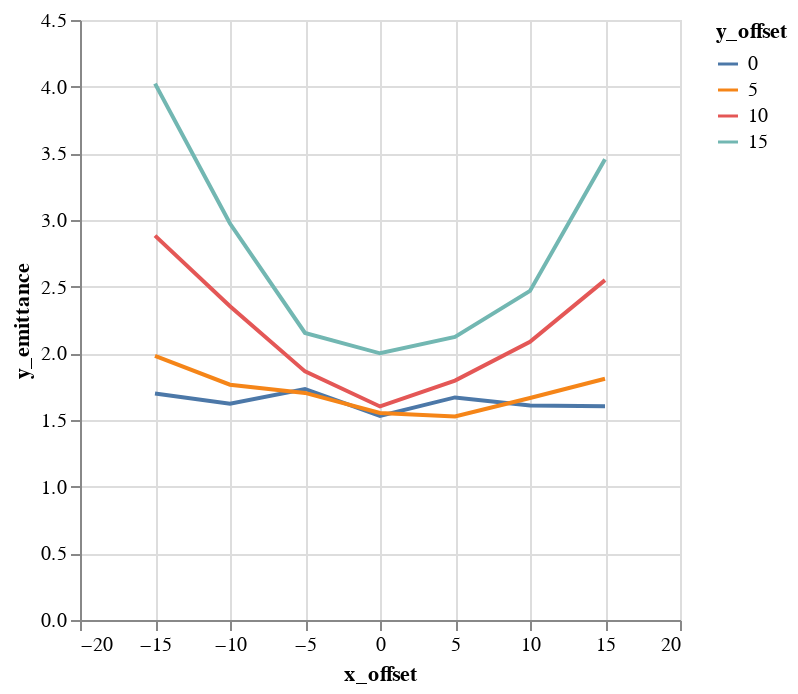

Notebook cell for this chart:
### Code cell
alt.Chart(emit_df).mark_line().encode(
    color='y_offset:N',
    x='x_offset',
    y='y_emittance',
)

### Figure 1 — Vega-Lite specification as saved in the notebook (floating-point values rounded to 4 significant figures)
{"$schema": "https://vega.github.io/schema/vega-lite/v1.2.1.json", "data": {"values": [{"losses": 0, "relbeta": 0.002314, "sourceID": 16777222, "sourceName": "x_-15_y_0", "x_emittance": 1.673, "x_emittance_rel": 1.032, "x_norm_emittance": 0.003871, "x_offset": -15, "y_emittance": 1.699, "y_emittance_rel": 1.081, "y_norm_emittance": 0.003933, "y_offset": 0}, {"losses": 0, "relbeta": 0.002314, "sourceID": 16777229, "sourceName": "x_-15_y_5", "x_emittance": 2.055, "x_emittance_rel": 1.29, "x_norm_emittance": 0.004756, "x_offset": -15, "y_emittance": 1.981, "y_emittance_rel": 1.243, "y_norm_emittance": 0.004584, "y_offset": 5}, {"losses": 0, "relbeta": 0.002314, "sourceID": 16777236, "sourceName": "x_-15_y_10", "x_emittance": 2.846, "x_emittance_rel": 1.76, "x_norm_emittance": 0.006586, "x_offset": -15, "y_emittance": 2.883, "y_emittance_rel": 1.806, "y_norm_emittance": 0.006671, "y_offset": 10}, {"losses": 0, "relbeta": 0.002314, "sourceID": 16777243, "sourceName": "x_-15_y_15", "x_emittance": 3.896, "x_emittance_rel": 2.331, "x_norm_emittance": 0.009015, "x_offset": -15, "y_emittance": 4.023, "y_emittance_rel": 2.421, "y_norm_emittance": 0.009307, "y_offset": 15}, {"losses": 0, "relbeta": 0.002314, "sourceID": 16777220, "sourceName": "x_-10_y_0", "x_emittance": 1.591, "x_emittance_rel": 0.999, "x_norm_emittance": 0.003681, "x_offset": -10, "y_emittance": 1.622, "y_emittance_rel": 1.045, "y_norm_emittance": 0.003754, "y_offset": 0}, {"losses": 0, "relbeta": 0.002314, "sourceID": 16777227, "sourceName": "x_-10_y_5", "x_emittance": 1.725, "x_emittance_rel": 1.069, "x_norm_emittance": 0.003992, "x_offset": -10, "y_emittance": 1.765, "y_emittance_rel": 1.117, "y_norm_emittance": 0.004084, "y_offset": 5}, {"losses": 0, "relbeta": 0.002314, "sourceID": 16777234, "sourceName": "x_-10_y_10", "x_emittance": 2.058, "x_emittance_rel": 1.384, "x_norm_emittance": 0.004763, "x_offset": -10, "y_emittance": 2.354, "y_emittance_rel": 1.413, "y_norm_emittance": 0.005447, "y_offset": 10}, {"losses": 0, "relbeta": 0.002314, "sourceID": 16777241, "sourceName": "x_-10_y_15", "x_emittance": 2.597, "x_emittance_rel": 1.791, "x_norm_emittance": 0.006009, "x_offset": -10, "y_emittance": 2.973, "y_emittance_rel": 1.819, "y_norm_emittance": 0.00688, "y_offset": 15}, {"losses": 0, "relbeta": 0.002315, "sourceID": 16777218, "sourceName": "x_-5_y_0", "x_emittance": 1.687, "x_emittance_rel": 1.006, "x_norm_emittance": 0.003904, "x_offset": -5, "y_emittance": 1.733, "y_emittance_rel": 1.009, "y_norm_emittance": 0.00401, "y_offset": 0}, {"losses": 0, "relbeta": 0.002315, "sourceID": 16777225, "sourceName": "x_-5_y_5", "x_emittance": 1.582, "x_emittance_rel": 1.038, "x_norm_emittance": 0.003661, "x_offset": -5, "y_emittance": 1.703, "y_emittance_rel": 1.048, "y_norm_emittance": 0.003942, "y_offset": 5}, {"losses": 0, "relbeta": 0.002314, "sourceID": 16777232, "sourceName": "x_-5_y_10", "x_emittance": 1.685, "x_emittance_rel": 1.115, "x_norm_emittance": 0.003899, "x_offset": -5, "y_emittance": 1.864, "y_emittance_rel": 1.206, "y_norm_emittance": 0.004315, "y_offset": 10}, {"losses": 0, "relbeta": 0.002314, "sourceID": 16777239, "sourceName": "x_-5_y_15", "x_emittance": 2.11, "x_emittance_rel": 1.247, "x_norm_emittance": 0.004884, "x_offset": -5, "y_emittance": 2.152, "y_emittance_rel": 1.43, "y_norm_emittance": 0.004981, "y_offset": 15}, {"losses": 0, "relbeta": 0.002315, "sourceID": 16777216, "sourceName": "x_0_y_0", "x_emittance": 1.542, "x_emittance_rel": 1.001, "x_norm_emittance": 0.00357, "x_offset": 0, "y_emittance": 1.53, "y_emittance_rel": 0.9957, "y_norm_emittance": 0.003542, "y_offset": 0}, {"losses": 0, "relbeta": 0.002315, "sourceID": 16777223, "sourceName": "x_0_y_5", "x_emittance": 1.556, "x_emittance_rel": 1.01, "x_norm_emittance": 0.003603, "x_offset": 0, "y_emittance": 1.553, "y_emittance_rel": 1.012, "y_norm_emittance": 0.003595, "y_offset": 5}, {"losses": 0, "relbeta": 0.002315, "sourceID": 16777230, "sourceName": "x_0_y_10", "x_emittance": 1.426, "x_emittance_rel": 1.016, "x_norm_emittance": 0.0033, "x_offset": 0, "y_emittance": 1.602, "y_emittance_rel": 1.086, "y_norm_emittance": 0.003707, "y_offset": 10}, {"losses": 0, "relbeta": 0.002314, "sourceID": 16777237, "sourceName": "x_0_y_15", "x_emittance": 1.844, "x_emittance_rel": 1.043, "x_norm_emittance": 0.004268, "x_offset": 0, "y_emittance": 2.0, "y_emittance_rel": 1.24, "y_norm_emittance": 0.004629, "y_offset": 15}, {"losses": 0, "relbeta": 0.002315, "sourceID": 16777217, "sourceName": "x_5_y_0", "x_emittance": 1.55, "x_emittance_rel": 1.0, "x_norm_emittance": 0.003588, "x_offset": 5, "y_emittance": 1.669, "y_emittance_rel": 0.997, "y_norm_emittance": 0.003864, "y_offset": 0}, {"losses": 0, "relbeta": 0.002315, "sourceID": 16777224, "sourceName": "x_5_y_5", "x_emittance": 1.648, "x_emittance_rel": 1.028, "x_norm_emittance": 0.003814, "x_offset": 5, "y_emittance": 1.527, "y_emittance_rel": 1.036, "y_norm_emittance": 0.003535, "y_offset": 5}, {"losses": 0, "relbeta": 0.002315, "sourceID": 16777231, "sourceName": "x_5_y_10", "x_emittance": 1.564, "x_emittance_rel": 1.069, "x_norm_emittance": 0.00362, "x_offset": 5, "y_emittance": 1.795, "y_emittance_rel": 1.126, "y_norm_emittance": 0.004155, "y_offset": 10}, {"losses": 0, "relbeta": 0.002314, "sourceID": 16777238, "sourceName": "x_5_y_15", "x_emittance": 1.892, "x_emittance_rel": 1.184, "x_norm_emittance": 0.004379, "x_offset": 5, "y_emittance": 2.123, "y_emittance_rel": 1.349, "y_norm_emittance": 0.004913, "y_offset": 15}, {"losses": 0, "relbeta": 0.002315, "sourceID": 16777219, "sourceName": "x_10_y_0", "x_emittance": 1.536, "x_emittance_rel": 1.011, "x_norm_emittance": 0.003556, "x_offset": 10, "y_emittance": 1.608, "y_emittance_rel": 1.006, "y_norm_emittance": 0.003723, "y_offset": 0}, {"losses": 0, "relbeta": 0.002315, "sourceID": 16777226, "sourceName": "x_10_y_5", "x_emittance": 1.577, "x_emittance_rel": 1.09, "x_norm_emittance": 0.003651, "x_offset": 10, "y_emittance": 1.665, "y_emittance_rel": 1.105, "y_norm_emittance": 0.003855, "y_offset": 5}, {"losses": 0, "relbeta": 0.002315, "sourceID": 16777233, "sourceName": "x_10_y_10", "x_emittance": 2.08, "x_emittance_rel": 1.194, "x_norm_emittance": 0.004815, "x_offset": 10, "y_emittance": 2.087, "y_emittance_rel": 1.294, "y_norm_emittance": 0.004831, "y_offset": 10}, {"losses": 0, "relbeta": 0.002314, "sourceID": 16777240, "sourceName": "x_10_y_15", "x_emittance": 2.341, "x_emittance_rel": 1.488, "x_norm_emittance": 0.005418, "x_offset": 10, "y_emittance": 2.468, "y_emittance_rel": 1.633, "y_norm_emittance": 0.005712, "y_offset": 15}, {"losses": 0, "relbeta": 0.002315, "sourceID": 16777221, "sourceName": "x_15_y_0", "x_emittance": 1.53, "x_emittance_rel": 1.021, "x_norm_emittance": 0.003541, "x_offset": 15, "y_emittance": 1.604, "y_emittance_rel": 1.016, "y_norm_emittance": 0.003712, "y_offset": 0}, {"losses": 0, "relbeta": 0.002315, "sourceID": 16777228, "sourceName": "x_15_y_5", "x_emittance": 1.829, "x_emittance_rel": 1.163, "x_norm_emittance": 0.004233, "x_offset": 15, "y_emittance": 1.809, "y_emittance_rel": 1.218, "y_norm_emittance": 0.004188, "y_offset": 5}, {"losses": 0, "relbeta": 0.002315, "sourceID": 16777235, "sourceName": "x_15_y_10", "x_emittance": 2.615, "x_emittance_rel": 1.612, "x_norm_emittance": 0.006053, "x_offset": 15, "y_emittance": 2.549, "y_emittance_rel": 1.578, "y_norm_emittance": 0.0059, "y_offset": 10}, {"losses": 0, "relbeta": 0.002314, "sourceID": 16777242, "sourceName": "x_15_y_15", "x_emittance": 3.285, "x_emittance_rel": 2.168, "x_norm_emittance": 0.007601, "x_offset": 15, "y_emittance": 3.456, "y_emittance_rel": 2.177, "y_norm_emittance": 0.007998, "y_offset": 15}]}, "encoding": {"color": {"field": "y_offset", "type": "nominal"}, "x": {"field": "x_offset", "type": "quantitative"}, "y": {"field": "y_emittance", "type": "quantitative"}}, "mark": "line"}
